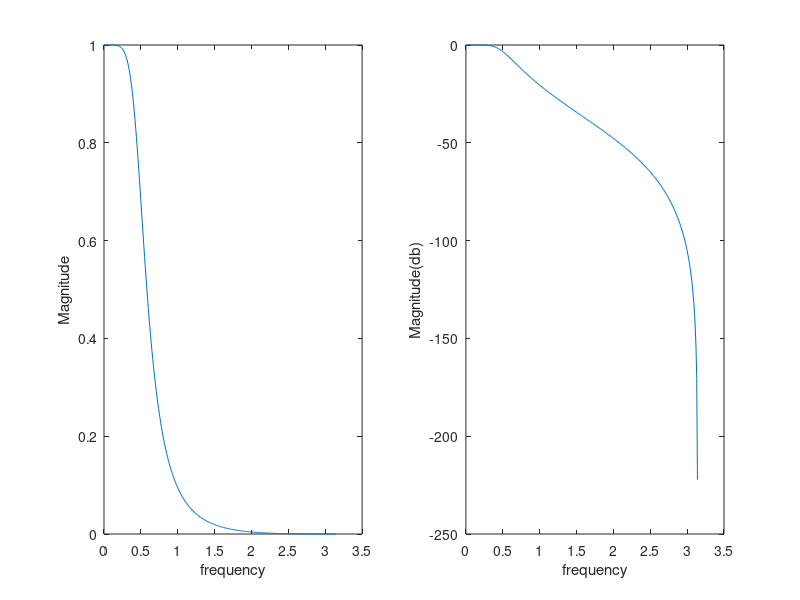

Source code (MATLAB):
clc; clear all;close all;
T=1;Wp=0.2*pi;Ws=0.3*pi;
Ap=7;As=16;
R=(10^(0.1*Ap)-1)/(10^(0.1*As)-1);
N=ceil((1/2)*(log10(R)/(log10(Wp/Ws))));
Wc=Wp/((10^(0.1*Ap)-1)^(1/(2*N)));
[b,a]=butter(N,Wc,'low','s');
Hs=tf(b,a);
[numd,dend]=bilinear(b,a,1/T);
Hz=tf(numd,dend,T);
wp=2*atan(Wp*T/2);%digital pass band edge frequency
ws=2*atan(Ws*T/2);%digital stop band edge frequency
w=0:0.01:pi;
Hw=freqz(numd,dend,w);
subplot(1,2,1);
plot(w,abs(Hw));
xlabel('frequency'); ylabel('Magnitude');
subplot(1,2,2);
plot(w,20*log10(abs(Hw)));
xlabel('frequency'); ylabel('Magnitude(db)');
